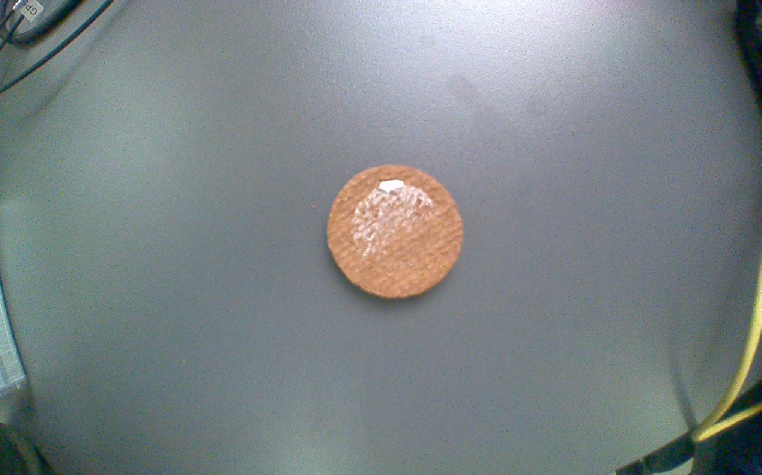
#> input picture images/rellena_not_filled_close.png, 1523 x 949 px (shown at 1/2 size)
$ python live_circle_test.py --pcic-port 5 --image jpeg
#> lines starting #> are read from the running program, lines starting #| are printed output that depends on the picture; after the words box and inside, x2 and y2 are one past the last pixel; in counts of white or black regions, pixels touching at a corner belong together
### roi.py
import numpy as np
import cv2 as cv
class ROI():
    def __init__(self,start_point, length, width):
        self.start_point = start_point
        self.length = length
        self.width = width

        self.roi_size = length*width

        self.vertices = np.array([start_point,[start_point[0]+length,start_point[1]],
                                [start_point[0]+length,start_point[1]+width], [start_point[0],start_point[1]+width]])


    def set_image(self, img):
        self.img = img
        self.roi_img = img[self.start_point[1]:self.start_point[1]+self.width,
                        self.start_point[0]:self.start_point[0]+self.length]

        hsv = cv.cvtColor(self.roi_img, cv.COLOR_BGR2HSV)
        roi_h = hsv[:,:,0]
        roi_s = hsv[:,:,1]
        roi_v = hsv[:,:,2]

        self.analyzed_layer = roi_s

    def define_background(self):
        self.background_size = cv.countNonZero(self.analyzed_layer)
        self.background_percentage = (self.background_size/self.roi_size)*100
        self.cookie_size = self.roi_size - self.background_size

    # [6 lines left out: function draw, not called in this run]

    def filter(self,window_size):
        self.analyzed_layer = cv.GaussianBlur(self.analyzed_layer, (window_size, window_size), 0)
        return self.analyzed_layer

    def filter_median(self, window_size):
        self.analyzed_layer = cv.medianBlur(self.analyzed_layer, window_size)
        return self.analyzed_layer

    def thresh(self, th=125, invert=0):
        ret, self.analyzed_layer = cv.threshold(self.analyzed_layer, th, 255, cv.THRESH_BINARY)
        if invert:
            self.analyzed_layer = 255-self.analyzed_layer
        return self.analyzed_layer

    def get_histogram(self):
        histogram = cv.calcHist([self.analyzed_layer], [0], None, [256], [0, 256])
        return histogram

    # Morphological Image processing
    def erode(self,window_size):
        self.analyzed_layer = cv.erode(self.analyzed_layer,np.ones((window_size,window_size)))
        return self.analyzed_layer

    def dilate(self,window_size):
        self.analyzed_layer = cv.dilate(self.analyzed_layer,np.ones((window_size,window_size)))
        return self.analyzed_layer


    # [42 lines left out: functions detect_filling, draw_text, show_results, not called in this run]


### live_circle_test.py
import cv2 as cv
from rcircle import RCircle

# img = cv.imread('images/casino_menta_filled_close.png')
img = cv.imread('images/rellena_not_filled_close.png')
#> img is the input picture: shape (949, 1523, 3); mean B, G, R 134.3, 132.3, 124.6
# img = cv.imread('images/rellena_not_filled_close.png')

gray = cv.cvtColor(img, cv.COLOR_BGR2GRAY)
hsv = cv.cvtColor(img, cv.COLOR_BGR2HSV)
#> hsv: shape (949, 1523, 3); mean H, S, V 93.4, 35.9, 139.4
h = hsv[:,:,0]
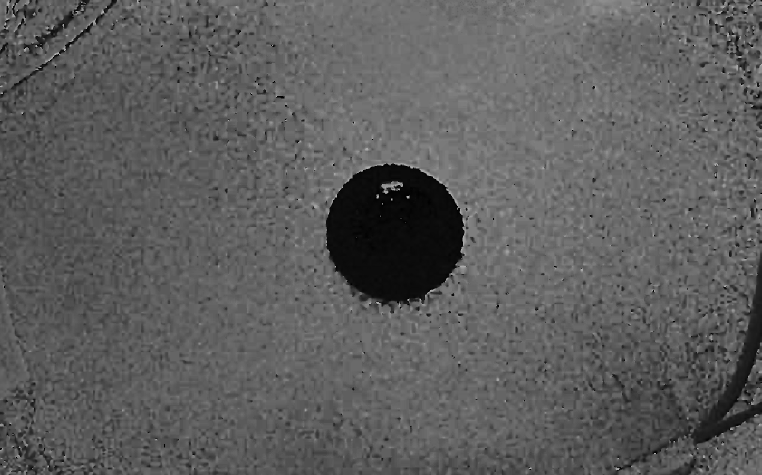
#> h: shape (949, 1523) (shown at 1/2 size); min 0, max 179, mean 93.4
s = hsv[:,:,1]
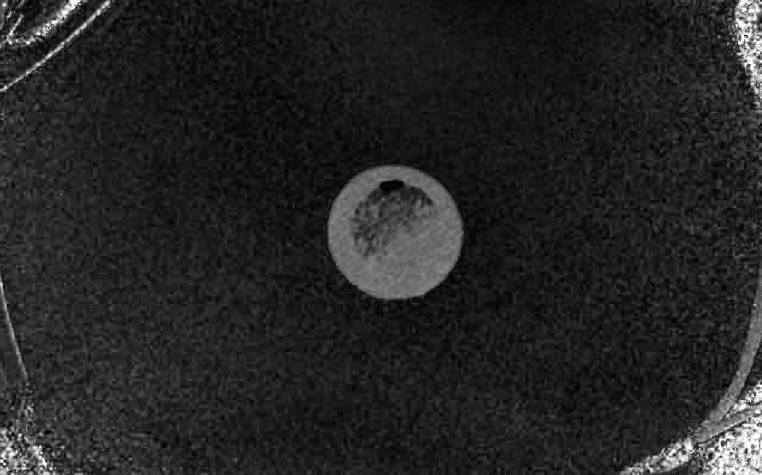
#> s: shape (949, 1523) (shown at 1/2 size); min 0, max 255, mean 35.9
v = hsv[:,:,2]

# ROI
start = [550,200]
roi = RCircle(start, 340, 450)

roi.set_image(img)
#> in set_image, `hsv = cv.cvtColor(self.roi_img, cv.COLOR_BGR2HSV)`: hsv: shape (450, 340, 3); mean H, S, V 73.5, 46.3, 163.3
#> in set_image, `roi_h = hsv[:,:,0]`:
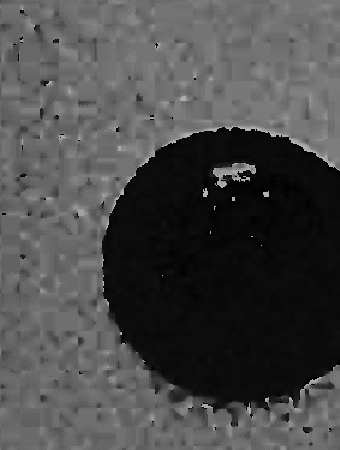
#> roi_h: shape (450, 340); min 0, max 179, mean 73.5
#> in set_image, `roi_s = hsv[:,:,1]`:
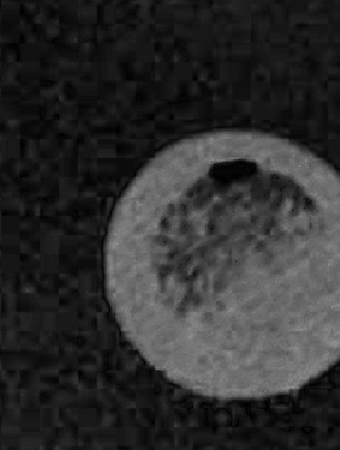
#> roi_s: shape (450, 340); min 0, max 147, mean 46.3
#> in set_image, `roi_v = hsv[:,:,2]`:
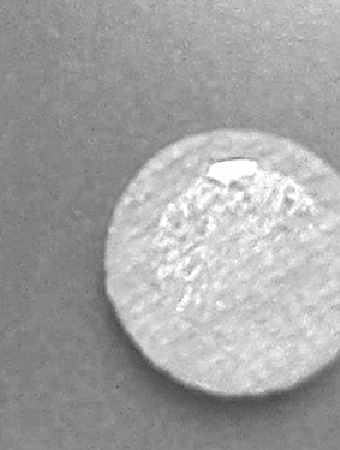
#> roi_v: shape (450, 340); min 69, max 255, mean 163.3

# Filtering ROI with gaussian
roi.filter(7)

hist = roi.get_histogram()
#> in get_histogram, `histogram = cv.calcHist([self.analyzed_layer], [0], None, [256], [0, 2..`: histogram = 256 values, max 6733 at index 22, min 0 at index 0, mean 597.7
#> hist has the same summary as histogram in get_histogram

roi.thresh(50)
#> in thresh, `ret, self.analyzed_layer = cv.threshold(self.analyzed_layer, th, 255, ..`:
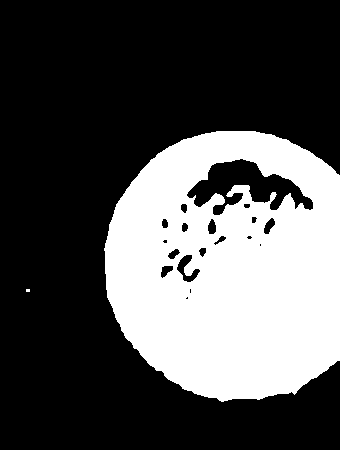
#> self.analyzed_layer: shape (450, 340); 32% white; 2 white regions (1 under 20 px), largest, box (x1, y1, x2, y2) and area: (104, 131, 340, 402) 48997
#> in thresh, `ret, self.analyzed_layer = cv.threshold(self.analyzed_layer, th, 255, ..`: ret = 50

# Opening and closing
roi.dilate(7)
#> in dilate, `self.analyzed_layer = cv.dilate(self.analyzed_layer,np.ones((window_si..`: self.analyzed_layer: shape (450, 340); 35.4% white; 2 white regions, box (x1, y1, x2, y2) and area: (101, 128, 340, 405) 54081, (23, 286, 33, 295) 90
roi.erode(7)
#> in erode, `self.analyzed_layer = cv.erode(self.analyzed_layer,np.ones((window_siz..`:
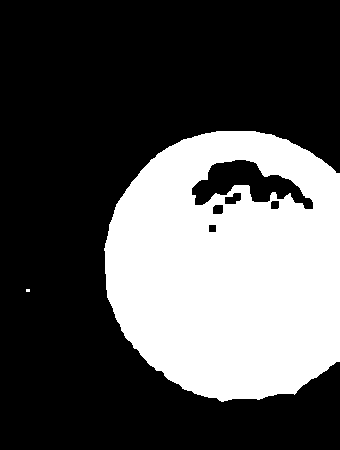
#> self.analyzed_layer: shape (450, 340); 32.7% white; 2 white regions (1 under 20 px), largest, box (x1, y1, x2, y2) and area: (104, 131, 340, 402) 50044

# # Detecting circles
# roi.get_circles()

# roi.draw_circles()

# define background

roi.define_background()
#> in define_background, `self.background_size = cv.countNonZero(self.analyzed_layer)`: self.background_size = 50056
#> in define_background, `self.background_percentage = (self.background_size/self.roi_size)*100`: self.background_percentage = 32.72
#> in define_background, `self.cookie_size = self.roi_size - self.background_size`: self.cookie_size = 102944


# # print(hist)
# # plt.plot(hist)
# # plt.show()

# # print(hsv)
# cv.imshow('ROI image',h)
# cv.imshow('Test image',final_image)
# cv.waitKey(0)
# cv.destroyAllWindows()


#!/usr/bin/env python3

# # SPDX-License-Identifier: Apache-2.0
# Copyright (C) 2020 ifm electronic gmbh
#
# THE PROGRAM IS PROVIDED "AS IS" WITHOUT WARRANTY OF ANY KIND.
#

def run_detection_circle(img):
    roi.set_image(img)
    # # Filtering ROI with gaussian
    # roi.filter(5)
    roi.filter_median(7)

    # hist = roi.get_histogram()

    roi.thresh(80,invert=1)

    # # Opening and closing
    # op_close_window = 3
    # roi.dilate(op_close_window)
    # roi.erode(op_close_window)

    roi.get_circles()


    roi.detect_filling()

    roi.draw_circles()

    roi.show_results()

    final_image = roi.draw(0.9)
    analyzed= roi.analyzed_layer

    return analyzed,final_image


from ifm3dpy import O3R, FrameGrabber, buffer_id
import cv2
import argparse
import asyncio


def get_jpeg(frame):
    return cv2.imdecode(frame.get_buffer(buffer_id.JPEG_IMAGE), cv2.IMREAD_UNCHANGED)


async def display_2d(fg, getter, title):
    fg.start([buffer_id.NORM_AMPLITUDE_IMAGE,buffer_id.RADIAL_DISTANCE_IMAGE,buffer_id.XYZ,buffer_id.REFLECTIVITY,buffer_id.MONOCHROM_2D])
    cv2.startWindowThread()
    cv2.namedWindow(title, cv2.WINDOW_NORMAL)
    while True:
        frame = await fg.wait_for_frame()

        img = getter(frame)
        # img = cv2.cvtColor(img, cv2.COLOR_RGB2BGR)
        hue, img = run_detection_circle(img)

        # FOR COMPUTER
        cv2.imshow(title, img)
        cv2.imshow('hue', hue)
        cv2.waitKey(15)

        # FOR TERMINAL
        # print(roi.filling_percentage)


        if cv2.getWindowProperty(title, cv2.WND_PROP_VISIBLE) < 1:
            break


    cv2.destroyAllWindows()


async def main():
    image_choices = ["jpeg", "distance", "amplitude", "reflectivity", "mono"]

    parser = argparse.ArgumentParser()
    parser.add_argument("--pcic-port", help="The pcic port from which images should be received", type=int,
                        required=True)
    parser.add_argument("--image", help="The image to received (default: distance)", type=str,
                        choices=image_choices, required=True)
    parser.add_argument("--ip", help="IP address of the sensor (default: 192.168.0.69)",
                        type=str, required=False, default="192.168.0.69")
    parser.add_argument("--xmlrpc-port", help="XMLRPC port of the sensor (default: 80)",
                        type=int, required=False, default=80)
    args = parser.parse_args()

    getter = globals()["get_" + args.image]

    cam = O3R(args.ip, args.xmlrpc_port)
    fg = FrameGrabber(cam, pcic_port=args.pcic_port)
    fg.start()
    title = "O3R Port {}".format(str(args.pcic_port))

    if args.image == "xyz":
        # await display_3d(fg, getter, title)
        pass
    else:
        await display_2d(fg, getter, title)


if __name__ == "__main__":

    asyncio.run(main())
#> (the call stopped at `async def main(): image_choices = ["jpeg", "distance", "amplitude", "r..`: ifm3dpy is not available in this run)

$ run again, with images/casino_no_filled_close.png copied over images/rellena_not_filled_close.png
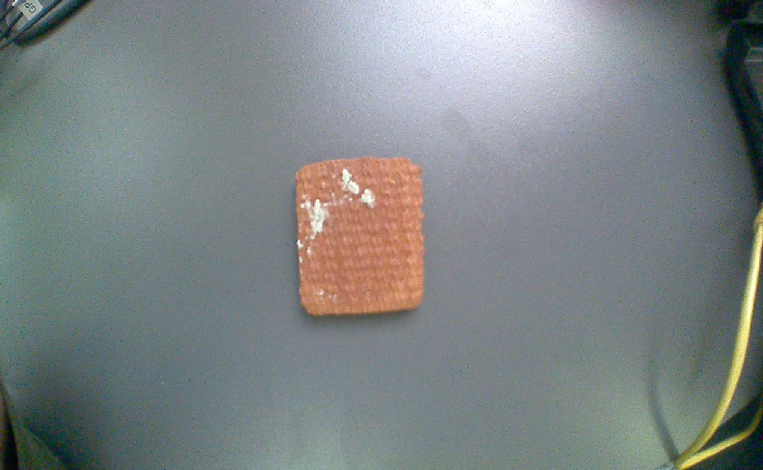
#> input picture images/casino_no_filled_close.png, 1526 x 940 px (shown at 1/2 size)
#> img is the input picture: shape (940, 1526, 3); mean B, G, R 133.3, 132.7, 126.1
#> in set_image, `roi_v = hsv[:,:,2]`:
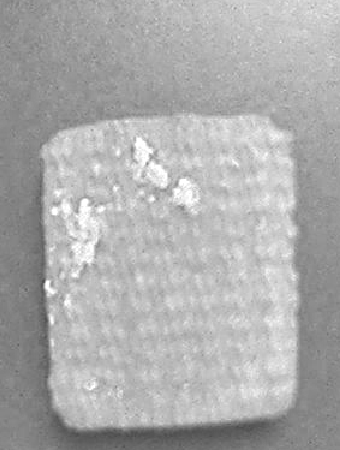
#> roi_v: shape (450, 340); min 75, max 255, mean 172.7
#> histogram = 256 values, max 5801 at index 22, min 0 at index 0, mean 597.7
#> hist has the same summary as histogram in get_histogram
#> ret = 50
#> in erode, `self.analyzed_layer = cv.erode(self.analyzed_layer,np.ones((window_siz..`:
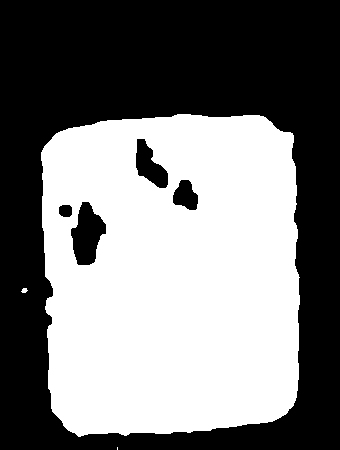
#> self.analyzed_layer: shape (450, 340); 48.4% white; 3 white regions (1 under 20 px), largest, box (x1, y1, x2, y2) and area: (41, 114, 300, 437) 74090, (21, 288, 28, 293) 25
#> self.background_size = 74118
#> self.background_percentage = 48.44
#> self.cookie_size = 78882
